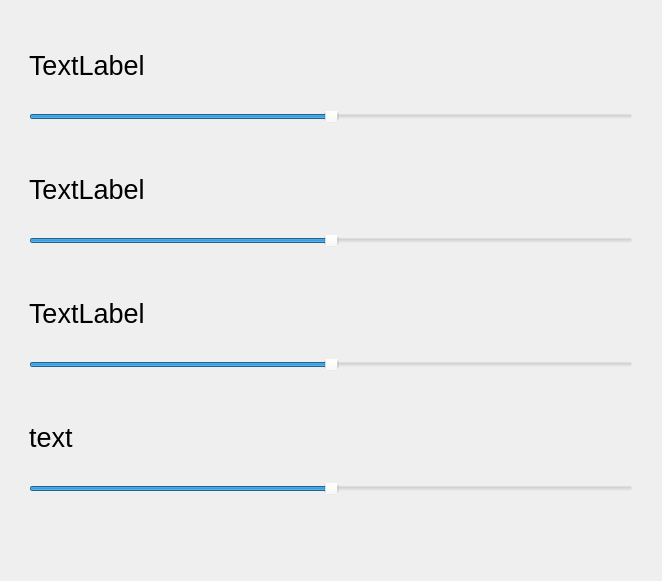
<?xml version="1.0" encoding="UTF-8"?>
<ui version="4.0">
 <class>page</class>
 <widget class="QWidget" name="page">
  <property name="geometry">
   <rect>
    <x>0</x>
    <y>0</y>
    <width>662</width>
    <height>581</height>
   </rect>
  </property>
  <property name="windowTitle">
   <string>Form</string>
  </property>
  <layout class="QVBoxLayout" name="verticalLayout">
   <item>
    <widget class="QWidget" name="conversation_space" native="true">
     <property name="styleSheet">
      <string notr="true">background-color: rgba(240, 240, 240,0);</string>
     </property>
     <layout class="QVBoxLayout" name="verticalLayout_4">
      <property name="spacing">
       <number>25</number>
      </property>
      <property name="topMargin">
       <number>30</number>
      </property>
      <item>
       <widget class="QWidget" name="message_1" native="true">
        <layout class="QVBoxLayout" name="verticalLayout_3">
         <property name="spacing">
          <number>30</number>
         </property>
         <item>
          <widget class="QLabel" name="text_1">
           <property name="font">
            <font>
             <pointsize>20</pointsize>
            </font>
           </property>
           <property name="text">
            <string>TextLabel</string>
           </property>
          </widget>
         </item>
         <item>
          <widget class="QSlider" name="connotation_1">
           <property name="minimum">
            <number>-10</number>
           </property>
           <property name="maximum">
            <number>10</number>
           </property>
           <property name="tracking">
            <bool>true</bool>
           </property>
           <property name="orientation">
            <enum>Qt::Orientation::Horizontal</enum>
           </property>
           <property name="invertedAppearance">
            <bool>false</bool>
           </property>
           <property name="invertedControls">
            <bool>false</bool>
           </property>
           <property name="tickPosition">
            <enum>QSlider::TickPosition::TicksBelow</enum>
           </property>
           <property name="tickInterval">
            <number>0</number>
           </property>
          </widget>
         </item>
        </layout>
       </widget>
      </item>
      <item>
       <widget class="QWidget" name="message_2" native="true">
        <layout class="QVBoxLayout" name="verticalLayout_5">
         <property name="spacing">
          <number>30</number>
         </property>
         <item>
          <widget class="QLabel" name="text_2">
           <property name="font">
            <font>
             <pointsize>20</pointsize>
            </font>
           </property>
           <property name="text">
            <string>TextLabel</string>
           </property>
          </widget>
         </item>
         <item>
          <widget class="QSlider" name="connotation_2">
           <property name="minimum">
            <number>-10</number>
           </property>
           <property name="maximum">
            <number>10</number>
           </property>
           <property name="orientation">
            <enum>Qt::Orientation::Horizontal</enum>
           </property>
           <property name="tickPosition">
            <enum>QSlider::TickPosition::TicksBelow</enum>
           </property>
          </widget>
         </item>
        </layout>
       </widget>
      </item>
      <item>
       <widget class="QWidget" name="message_3" native="true">
        <layout class="QVBoxLayout" name="verticalLayout_6">
         <property name="spacing">
          <number>30</number>
         </property>
         <item>
          <widget class="QLabel" name="text_3">
           <property name="font">
            <font>
             <pointsize>20</pointsize>
            </font>
           </property>
           <property name="text">
            <string>TextLabel</string>
           </property>
          </widget>
         </item>
         <item>
          <widget class="QSlider" name="connotation_3">
           <property name="minimum">
            <number>-10</number>
           </property>
           <property name="maximum">
            <number>10</number>
           </property>
           <property name="orientation">
            <enum>Qt::Orientation::Horizontal</enum>
           </property>
           <property name="tickPosition">
            <enum>QSlider::TickPosition::TicksBelow</enum>
           </property>
          </widget>
         </item>
        </layout>
       </widget>
      </item>
      <item>
       <widget class="QWidget" name="message_4" native="true">
        <layout class="QVBoxLayout" name="verticalLayout_7">
         <property name="spacing">
          <number>30</number>
         </property>
         <item>
          <widget class="QLabel" name="text_4">
           <property name="font">
            <font>
             <pointsize>20</pointsize>
            </font>
           </property>
           <property name="text">
            <string>text</string>
           </property>
          </widget>
         </item>
         <item>
          <widget class="QSlider" name="connotation_4">
           <property name="minimum">
            <number>-10</number>
           </property>
           <property name="maximum">
            <number>10</number>
           </property>
           <property name="orientation">
            <enum>Qt::Orientation::Horizontal</enum>
           </property>
           <property name="tickPosition">
            <enum>QSlider::TickPosition::TicksBelow</enum>
           </property>
          </widget>
         </item>
        </layout>
       </widget>
      </item>
      <item>
       <spacer name="verticalSpacer">
        <property name="orientation">
         <enum>Qt::Orientation::Vertical</enum>
        </property>
        <property name="sizeHint" stdset="0">
         <size>
          <width>20</width>
          <height>40</height>
         </size>
        </property>
       </spacer>
      </item>
     </layout>
    </widget>
   </item>
  </layout>
 </widget>
 <resources/>
 <connections/>
</ui>
